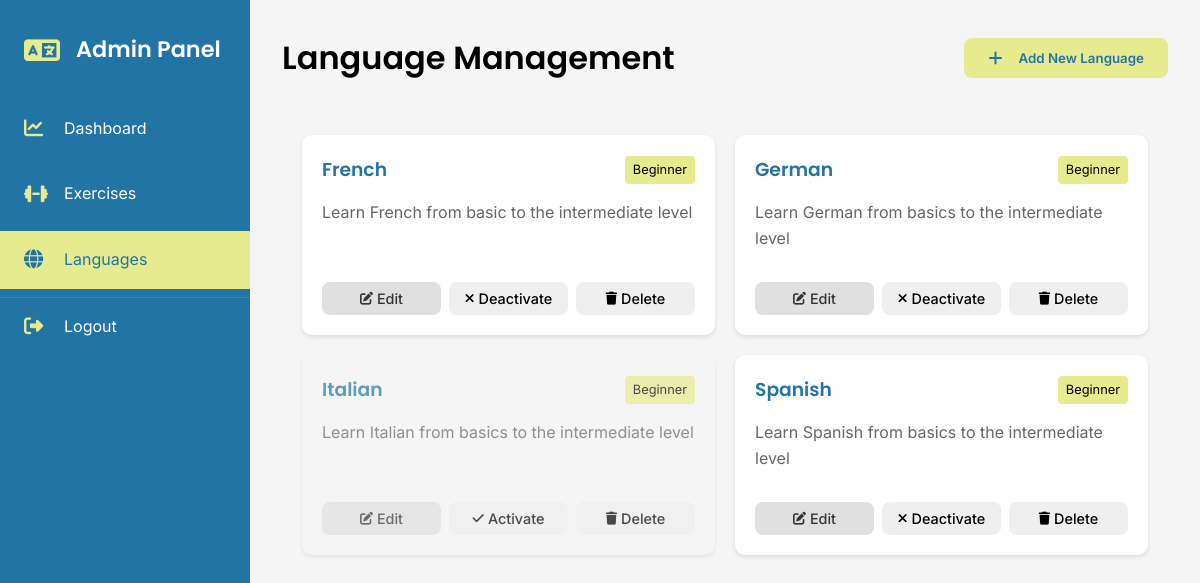
The page /view/admin/languages.php (signed in) on the database its author committed.
### tables this page shows
CREATE TABLE `languages` (
  `languageId` int(11) NOT NULL,
  `languageName` varchar(50) NOT NULL,
  `level` enum('Beginner','Intermediate','Advanced') NOT NULL,
  `description` text DEFAULT NULL,
  `active` tinyint(1) DEFAULT 1,
  `languageCode` varchar(2) NOT NULL DEFAULT 'en'
);

### view/admin/languages.php (the view, shortened to what this page needs)
<?php
require_once '../../config/db_connect.php';
$languages = $pdo->query("SELECT * FROM languages ORDER BY languageName")->fetchAll();
?>
<!DOCTYPE html>
<html lang="en">
<head>
    <link rel="stylesheet" href="https://cdnjs.cloudflare.com/ajax/libs/font-awesome/6.5.1/css/all.min.css">
    <link rel="stylesheet" href="../../assets/css/styles.css">
    <link rel="stylesheet" href="../../assets/css/admin/dashboard.css">
    <link rel="stylesheet" href="../../assets/css/admin/languages.css">
</head>
<body>
    <div class="admin-container">
        <?php include 'includes/sidebar.php'; ?>
        <main class="main-content">
            <div class="content-header">
                <h1>Language Management</h1>
                <button class="btn btn-primary" onclick="showAddLanguageModal()">
                    <i class="fas fa-plus"></i> Add New Language
                </button>
            </div>
            <div class="languages-grid">
                <?php foreach ($languages as $language): ?>
                    <div class="language-card <?= $language['active'] ? 'active' : 'inactive' ?>" data-id="<?= $language['languageId'] ?>">
                        <div class="language-header">
                            <h3><?= htmlspecialchars($language['languageName']) ?></h3>
                            <span class="level-badge"><?= htmlspecialchars($language['level']) ?></span>
                        </div>
                        <p class="description"><?= htmlspecialchars($language['description']) ?></p>
                        <div class="language-actions">
                            <button class="btn btn-secondary" onclick="editLanguage(<?= htmlspecialchars(json_encode($language)) ?>)">
                                <i class="fas fa-edit"></i> Edit
                            </button>
                            <button class="btn <?= $language['active'] ? 'btn-danger' : 'btn-success' ?>"
                                    onclick="toggleLanguage(<?= $language['languageId'] ?>, <?= $language['active'] ?>)">
                                <i class="fas fa-<?= $language['active'] ? 'times' : 'check' ?>"></i>
                                <?= $language['active'] ? 'Deactivate' : 'Activate' ?>
                            </button>
                            <button class="btn btn-danger" onclick="confirmDeleteLanguage(<?= $language['languageId'] ?>, '<?= htmlspecialchars($language['languageName']) ?>')">
                                <i class="fas fa-trash"></i> Delete
                            </button>
                        </div>
                    </div>
                <?php endforeach; ?>
            </div>
        </main>
    </div>
</body>
</html>

### assets/css/styles.css (style rules this page uses)
:root { --ucla-blue: #2274A5; --mindaro: #E7EB90; --coral: #EF8354; --white: #FFFFFF; --black: #000000; --gray-light: #F5F5F5; --gray: #666666; --font-heading: 'Poppins', sans-serif; --font-body: 'Inter', sans-serif; }
* { margin: 0; padding: 0; box-sizing: border-box; }
body { font-family: var(--font-body); line-height: 1.6; color: var(--black); }
h1, h2, h3, h4, h5, h6 { font-family: var(--font-heading); font-weight: 600; }
.btn { padding: 12px 24px; border: none; border-radius: 8px; cursor: pointer; font-weight: 500; font-family: var(--font-body); transition: all 0.3s ease; display: inline-flex; align-items: center; gap: 8px; }
.btn i { font-size: 1em; }
.btn-primary { background-color: var(--ucla-blue); color: var(--white); }
.btn-secondary { background-color: var(--mindaro); color: var(--ucla-blue); }
button, .btn, .btn-primary, .btn-secondary, .btn-update { text-decoration: none; }

### assets/css/admin/dashboard.css (style rules this page uses)
:root { --primary: #4A90E2; --secondary: #6C757D; --success: #2ECC71; --warning: #F1C40F; --danger: #E74C3C; --light: #F8F9FA; --dark: #343A40; --white: #FFFFFF; --border: #E9ECEF; --shadow: 0 2px 4px rgba(0,0,0,0.1); }
.admin-container { display: flex; min-height: 100vh; }
.main-content { flex: 1; margin-left: 250px; padding: 2rem; background-color: var(--gray-light); min-height: 100vh; }
.content-header { display: flex; justify-content: space-between; align-items: center; margin-bottom: 2rem; }
.btn-primary, .btn-secondary { padding: 0.75rem 1.5rem; border-radius: 8px; border: none; font-weight: 500; display: flex; align-items: center; gap: 0.5rem; cursor: pointer; transition: all 0.3s ease; }
.btn-primary { background: var(--primary); color: var(--white); }
.btn-secondary { background: var(--light); color: var(--dark); border: 1px solid var(--border); }

### assets/css/admin/languages.css (style rules this page uses)
.languages-grid { display: grid; grid-template-columns: repeat(auto-fill, minmax(300px, 1fr)); gap: 20px; padding: 20px; }
.language-card { background: var(--white); border-radius: 10px; padding: 20px; box-shadow: 0 2px 4px rgba(0,0,0,0.1); transition: transform 0.3s ease, box-shadow 0.3s ease; display: flex; flex-direction: column; min-height: 200px; }
.language-card.inactive { opacity: 0.7; background: var(--gray-light); }
.language-header { display: flex; justify-content: space-between; align-items: center; margin-bottom: 15px; }
.language-header h3 { color: var(--ucla-blue); margin: 0; }
.level-badge { background: var(--mindaro); padding: 4px 8px; border-radius: 4px; font-size: 0.8em; color: var(--black); }
.description { color: var(--gray); margin-bottom: 20px; min-height: 60px; flex-grow: 1; }
.language-actions { display: flex; gap: 8px; justify-content: space-between; flex-wrap: wrap; margin-top: auto; }
.language-actions .btn { flex: 1; min-width: 80px; padding: 8px; font-size: 0.9em; display: flex; align-items: center; justify-content: center; gap: 4px; white-space: nowrap; }
.language-actions .btn i { font-size: 0.9em; }
.btn { padding: 0.75rem 1.5rem; border-radius: 8px; font-weight: 500; display: inline-flex; align-items: center; gap: 0.5rem; transition: all 0.3s ease; cursor: pointer; border: none; }
.btn i { font-size: 1rem; }
.btn-primary { background-color: var(--mindaro); color: var(--ucla-blue); }
.btn-secondary { background-color: #e0e0e0; color: #333; }
.content-header .btn-primary { background-color: var(--mindaro); color: var(--ucla-blue); font-weight: 600; padding: 12px 24px; transition: all 0.3s ease; }
.content-header .btn-primary i { margin-right: 8px; }

### rows shown on the page
languages: languageName "French", level "Beginner", description "Learn French from basic to the intermediate level", active 1 (drawn)
languages: languageName "German", level "Beginner", description "Learn German from basics to the intermediate level", active 1 (drawn)
languages: languageName "Italian", level "Beginner", description "Learn Italian from basics to the intermediate level", active 0 (drawn)
languages: languageName "Spanish", level "Beginner", description "Learn Spanish from basics to the intermediate level", active 1 (drawn)
